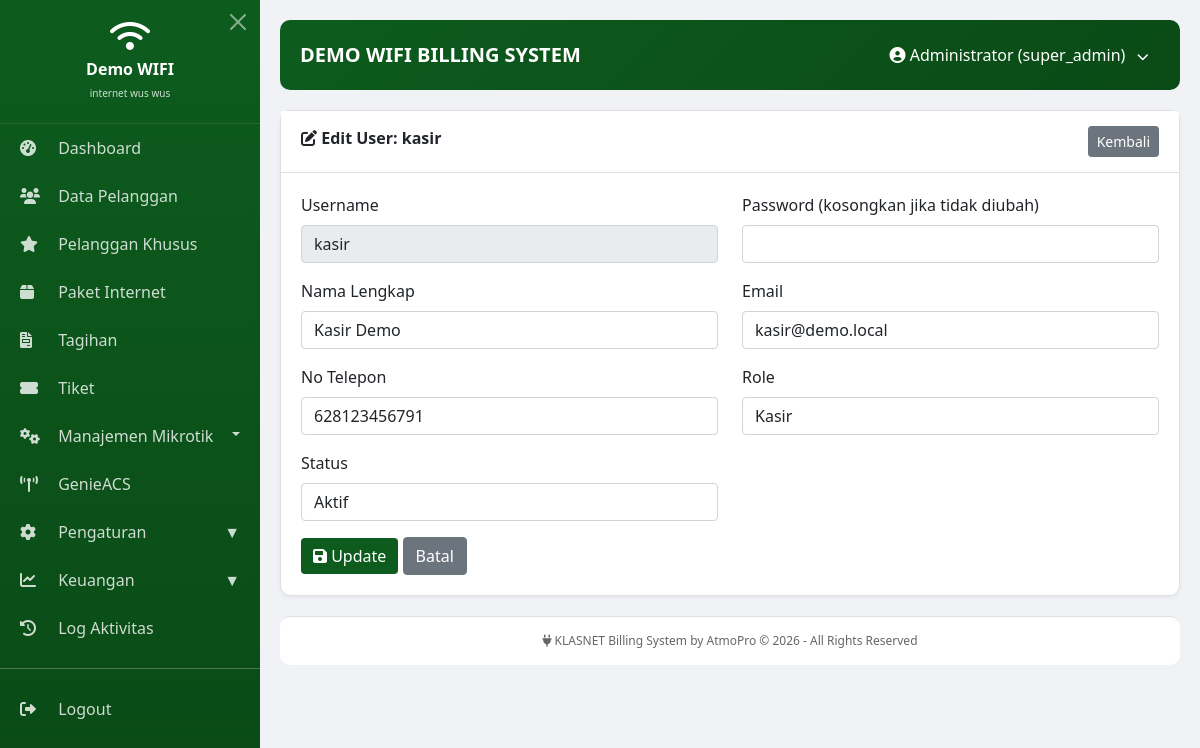
Page /modules/users/edit.php?id=18 (signed in) on the committed database.
### tables this page shows
CREATE TABLE `users` (
  `id` int(11) NOT NULL AUTO_INCREMENT,
  `username` varchar(50) NOT NULL,
  `password` varchar(255) NOT NULL,
  `fullname` varchar(100) NOT NULL,
  `role` enum('super_admin','kasir','teknisi','pelanggan') NOT NULL,
  `email` varchar(100) DEFAULT NULL,
  `phone` varchar(20) DEFAULT NULL,
  `telegram_chat_id` varchar(50) DEFAULT NULL,
  `receive_telegram_notification` tinyint(1) DEFAULT 1,
  `is_active` tinyint(1) DEFAULT 1,
  `last_login` datetime DEFAULT NULL,
  `created_at` timestamp NULL DEFAULT current_timestamp(),
  PRIMARY KEY (`id`),
  UNIQUE KEY `username` (`username`)
);

### modules/users/edit.php (the view, shortened to what this page needs)
<?php
$id = $_GET['id'] ?? '';
try {
$pdo = Database::getInstance()->getConnection();
    $stmt = $pdo->prepare("SELECT * FROM users WHERE id = ?");
    $stmt->execute([$id]);
    $user = $stmt->fetch();
} catch(PDOException $e) {
    $error = $e->getMessage();
}
include '../../includes/header.php';
?>
<div class="card">
    <div class="card-header">
        <i class="fas fa-edit"></i> Edit User: <?= htmlspecialchars($user['username']) ?>
        <a href="index.php" class="btn btn-secondary btn-sm float-end">Kembali</a>
    </div>
    <div class="card-body">
        <form method="POST">
            <div class="row">
                <div class="col-md-6 mb-3">
                    <label class="form-label">Username</label>
                    <input type="text" class="form-control" value="<?= htmlspecialchars($user['username']) ?>" disabled>
                </div>
                <div class="col-md-6 mb-3">
                    <label class="form-label">Password (kosongkan jika tidak diubah)</label>
                    <input type="password" name="password" class="form-control">
                </div>
                <div class="col-md-6 mb-3">
                    <label class="form-label">Nama Lengkap</label>
                    <input type="text" name="fullname" class="form-control" value="<?= htmlspecialchars($user['fullname']) ?>">
                </div>
                <div class="col-md-6 mb-3">
                    <label class="form-label">Email</label>
                    <input type="email" name="email" class="form-control" value="<?= htmlspecialchars($user['email']) ?>">
                </div>
                <div class="col-md-6 mb-3">
                    <label class="form-label">No Telepon</label>
                    <input type="text" name="phone" class="form-control" value="<?= htmlspecialchars($user['phone']) ?>">
                </div>
                <div class="col-md-6 mb-3">
                    <label class="form-label">Role</label>
                    <select name="role" class="form-control">
                        <option value="kasir" <?= $user['role'] == 'kasir' ? 'selected' : '' ?>>Kasir</option>
                    </select>
                </div>
                <div class="col-md-6 mb-3">
                    <label class="form-label">Status</label>
                    <select name="is_active" class="form-control">
                        <option value="1" <?= $user['is_active'] == 1 ? 'selected' : '' ?>>Aktif</option>
                    </select>
                </div>
            </div>
            <button type="submit" class="btn btn-primary"><i class="fas fa-save"></i> Update</button>
            <a href="index.php" class="btn btn-secondary">Batal</a>
        </form>
    </div>
</div>
<?php include '../../includes/footer.php'; ?>

### includes/header.php (style rules this page uses)
* { margin: 0; padding: 0; box-sizing: border-box; }
body { font-family: 'Segoe UI', sans-serif; background: #f0f2f5; }
.card { background: white; border-radius: 10px; margin-bottom: 20px; box-shadow: 0 2px 5px rgba(0,0,0,0.05); }
.card-header { background: white; border-bottom: 1px solid #e0e0e0; padding: 15px 20px; font-weight: 600; }
.card-body { padding: 20px; }
.btn-primary { background: #0d5c1e; border: none; }

### rows in the picture
users: username "kasir", fullname "Kasir Demo", email "kasir@demo.local", phone "628123456791", role "Kasir", is_active "Aktif"

### other values in the picture
$company_name "Demo WIFI"
$company_tagline "internet wus wus"
$company_name "DEMO WIFI"
$_SESSION['user_name'] "Administrator"
$_SESSION['user_role'] "super_admin"
